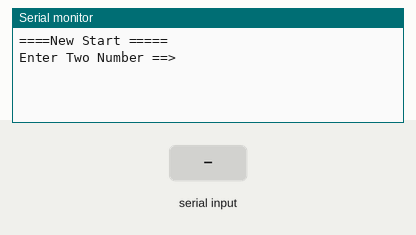
Recording of a sketch running on a simulated Arduino Uno, built with avr-gcc and run on an emulated ATmega328P. On the bench: the last lines printed to the serial monitor. Inputs (shaded band) come from the test bench.

Above: at 1.2 s.
1.3 s: "90,45\n" received over Serial
At 1.41 s:
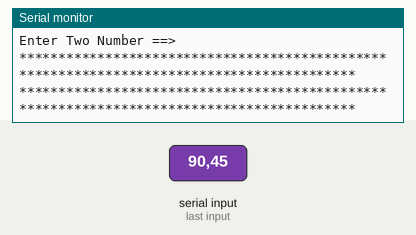
3.2 s: "30,150\n" received over Serial
9.2 s: "1,90\n" received over Serial
12.1 s: "90,45\n" received over Serial
At 12.3 s:
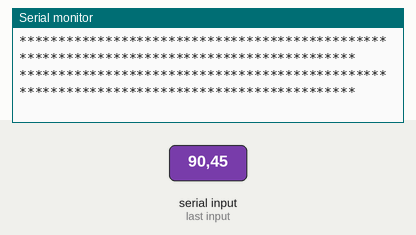

The sketch:

5-13.ino
```cpp
void setup() {
  // 시리얼 통신 속도 설정 : 속도 9600 bps, 8데이터 비트, 패리티 없음, 한 개의 스톱비트
 Serial.begin(9600) ;

}
void loop() {
      int x = 0, y = 0;
      int row= 0, column = 0;

      Serial.println("====New Start =====");
      Serial.println("Enter Two Number ==>");

          // PC에서 데이터가 전송되어 올때까지 기다린다.
          while(1) {
             if(Serial.available() >= 2 ) break;
          }
          row =  Serial.parseInt();
          column =  Serial.parseInt();

         for(y=0 ; y < column ; y++ )
         {
              for(x= 0 ; x <row; x++) {
                      Serial.print("*");
              }
              Serial.println("");
         }
}
```

Measured:
- after the input at 1.3 s, the serial monitor: prints a new line at once (image 1)
- after the input at 12.1 s, the serial monitor: prints a new line at once (image 2)
